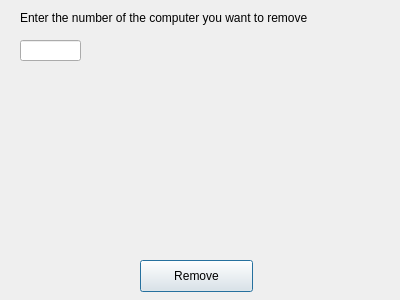
<?xml version="1.0" encoding="UTF-8"?>
<ui version="4.0">
 <class>removecomp</class>
 <widget class="QDialog" name="removecomp">
  <property name="geometry">
   <rect>
    <x>0</x>
    <y>0</y>
    <width>400</width>
    <height>300</height>
   </rect>
  </property>
  <property name="windowTitle">
   <string>Dialog</string>
  </property>
  <widget class="QLabel" name="label">
   <property name="geometry">
    <rect>
     <x>20</x>
     <y>10</y>
     <width>331</width>
     <height>16</height>
    </rect>
   </property>
   <property name="text">
    <string>Enter the number of the computer you want to remove</string>
   </property>
  </widget>
  <widget class="QLineEdit" name="line_numOfComp">
   <property name="geometry">
    <rect>
     <x>20</x>
     <y>40</y>
     <width>61</width>
     <height>21</height>
    </rect>
   </property>
  </widget>
  <widget class="QPushButton" name="button_removeComp">
   <property name="geometry">
    <rect>
     <x>140</x>
     <y>260</y>
     <width>113</width>
     <height>32</height>
    </rect>
   </property>
   <property name="text">
    <string>Remove</string>
   </property>
  </widget>
 </widget>
 <resources/>
 <connections/>
</ui>
